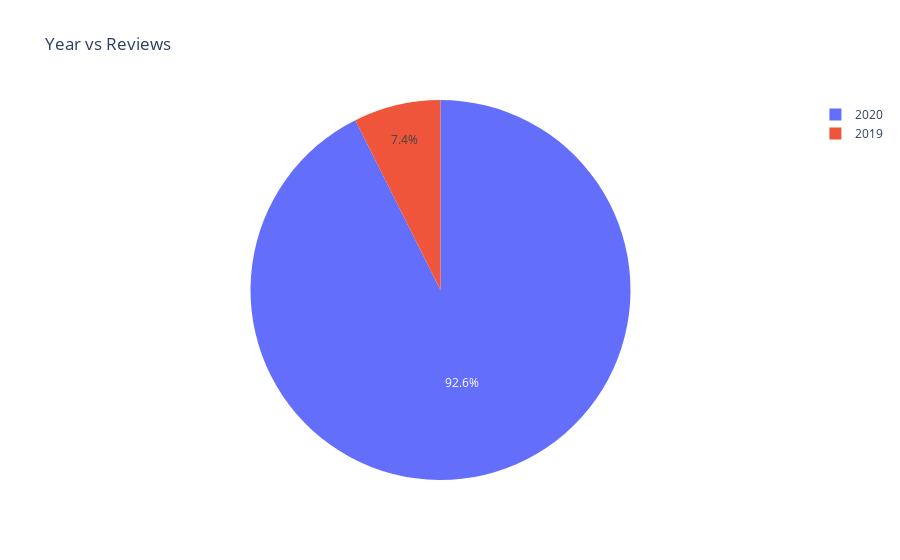

The code cell stored with this chart in its notebook:
### Markdown cell above
Pie Plot

### Code cell
import plotly.express as px
counts = df['year'].value_counts()
fig = px.pie(values=counts, names=counts.index, title='Year vs Reviews')
fig.show()

### Figure 1 — Plotly figure (JSON) as saved in the notebook; plotly's stock layout.template omitted (floating-point values rounded to 4 significant figures)
{"data": [{"domain": {"x": [0, 1], "y": [0, 1]}, "hovertemplate": "label=%{label}<br>value=%{value}<extra></extra>", "labels": [2020, 2019], "legendgroup": "", "name": "", "showlegend": true, "type": "pie", "values": [463, 37]}], "layout": {"legend": {"tracegroupgap": 0}, "title": {"text": "Year vs Reviews"}}}
